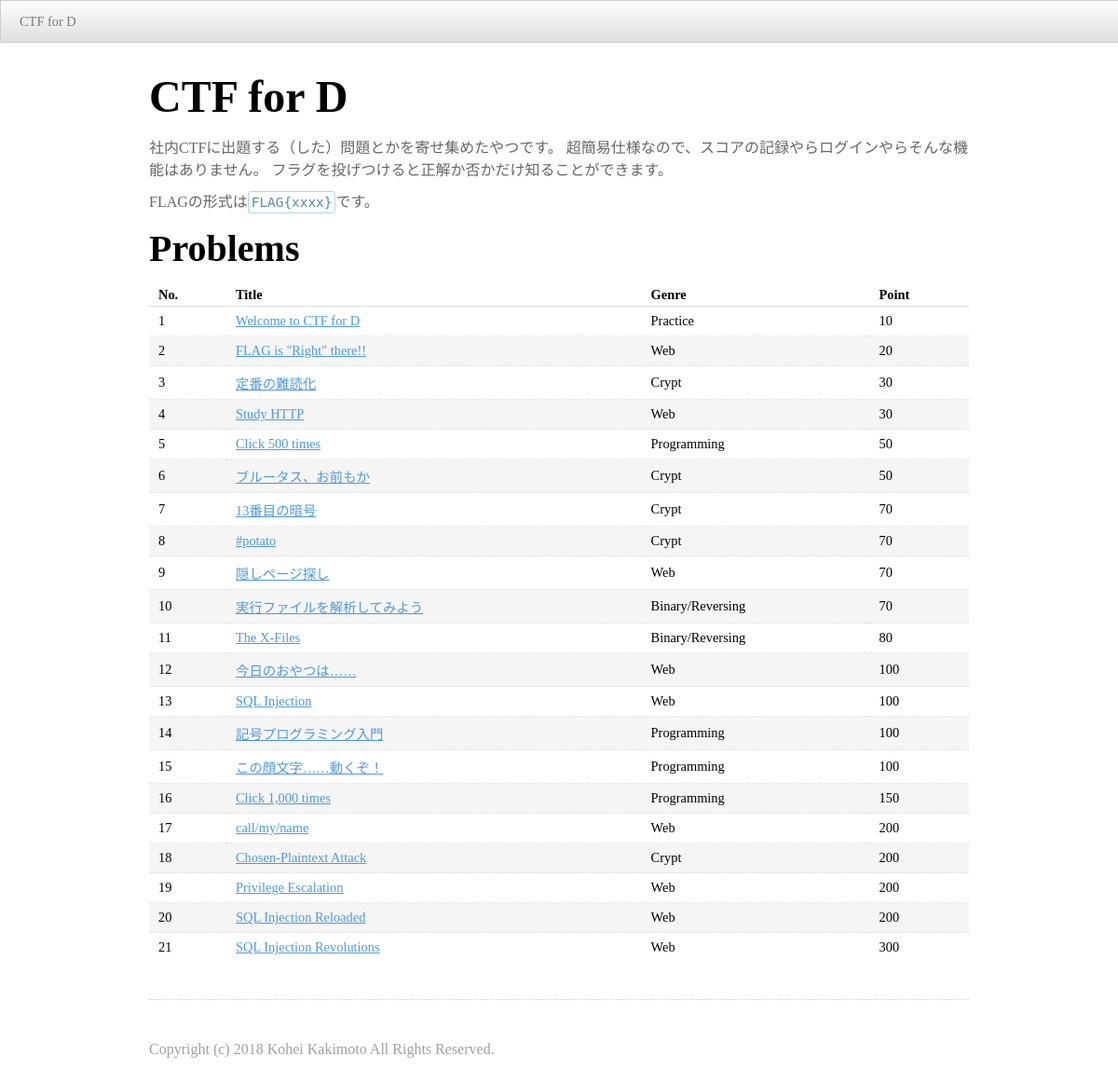
The page / on the database its author committed.
### tables this page shows
CREATE TABLE problems (
    id INTEGER AUTO_INCREMENT PRIMARY KEY,
    unique_name VARCHAR(32) NOT NULL UNIQUE,
    title VARCHAR(256) NOT NULL,
    genre_id INTEGER,
    point INTEGER,
    flag VARCHAR(256) NOT NULL,
    FOREIGN KEY (genre_id) REFERENCES genres (id)
);

CREATE TABLE genres (
    id INTEGER PRIMARY KEY,
    name VARCHAR(64) NOT NULL UNIQUE
);

### html/common/includes/Problems.class.php (called while the page is built, shortened)
<?php
class Problems {
    private $pdo;
    public function find_all() {
        $query = 'SELECT P.id problem_no, P.unique_name unique_name, P.title title, G.name genre_name, P.point point FROM problems P INNER JOIN genres G ON P.genre_id = G.id ORDER BY P.id';
        try {
            $statement = $this->pdo->prepare($query);
            $statement->execute();
            $problems = $statement->fetchAll();
            return $problems;
        } catch(PDOException $e) {
            error_log('PDOException in Problems#find_all: ' . $e->getMessage());
            return array();
        }
    }
    private function establish_connection() {
        try {
            $this->pdo = new PDO(
                'mysql:host=db;dbname=' . MYSQL_SYSTEM_DB,
                'root',
                MYSQL_ROOT_PASSWORD,
                array(
                    PDO::ATTR_PERSISTENT => true,
                    PDO::ATTR_EMULATE_PREPARES => false,
                    PDO::ATTR_DEFAULT_FETCH_MODE => PDO::FETCH_ASSOC
                )
            );
        } catch(PDOException $e) {
            error_log('PDOException in Problems#establish_connection: ' . $e->getMessage());
            $this->pdo = null;
        }
    }
}
?>

### html/index.php (the view, shortened to what this page needs)
<?php
require('./common/includes/Problems.class.php');
$problems = (new Problems())->find_all();
?>
<!DOCTYPE html>
<html>
    <head>
        <link rel="stylesheet" type="text/css" href="/common/kickstart_lite/css/kickstart.css" media="all" />
        <link rel="stylesheet" type="text/css" href="/common/stylesheets/main.css" />
    </head>
    <body>
        <ul class="menu" id="navigation">
            <li><a href="/">CTF for D</a></li>
        </ul>
        <div id="container">
            <h1>CTF for D</h1>
            <p>
                社内CTFに出題する（した）問題とかを寄せ集めたやつです。
                超簡易仕様なので、スコアの記録やらログインやらそんな機能はありません。
                フラグを投げつけると正解か否かだけ知ることができます。
            </p>
            <p>
                FLAGの形式は<code>FLAG{xxxx}</code>です。
            </p>
            <h2>Problems</h2>
            <table class="striped">
                <thead>
                    <tr>
                        <th>No.</th>
                        <th>Title</th>
                        <th>Genre</th>
                        <th>Point</th>
                    </tr>
                </thead>
<?php
foreach($problems as $problem) {
    echo '<tr>';
    echo '<td>' . htmlspecialchars($problem['problem_no']) . '</td>';
    echo '<td><a href="/' . htmlspecialchars($problem['unique_name']) . '/">' . htmlspecialchars($problem['title']) . '</a></td>';
    echo '<td>' . htmlspecialchars($problem['genre_name']) . '</td>';
    echo '<td>' . htmlspecialchars($problem['point']) . '</td>';
}
?>
            </table>
            <hr />
            <p class="copyright">Copyright (c) 2018 Kohei Kakimoto All Rights Reserved.</p>
        </div>
    </body>
</html>

### html/common/kickstart_lite/css/kickstart.css (style rules this page uses)
a { color:#4D99E0;outline:0; }
hr { clear:both;border-bottom:0;border-top:1px dotted #ccc;border-right:0;border-left:0;margin:30px 0;min-height: 0px;height:1px; }
h1,h2,h3,h4,h5,h6 { font-weight:bold; line-height:140%; }
h1 { font-size:3em; margin:10px 0 10px 0; }
h2 { font-size:2.5em; margin:10px 0 10px 0; }
p { line-height:150%; color:#666; margin:10px 0; }
ul, ol { padding:0; margin:0 0 20px 25px; }
li { padding:5px 0; margin:0; }
code { font-family: Consolas, "Andale Mono WT", "Andale Mono", "Lucida Console", "Lucida Sans Typewriter", "DejaVu Sans Mono", "Bitstream Vera Sans Mono", "Liberation Mono", "Nimbus Mono L", Monaco, "Courier New", Courier, monospace; font-size:0.9em; border:1px solid lightblue; padding:3px; -moz-border-radius:3px; -webkit-border-radius:3px; border-radius:3px; color:#518BAB; }
table { width:100%;margin:0 0 10px 0;text-align:left;border-collapse: collapse; }
thead, tbody { margin:0;padding:0; }
th, td { padding:7px 10px;font-size:0.9em;border-bottom:1px dotted #ddd;text-align:left; }
thead th { font-size:0.9em;padding:3px 10px;border-bottom:1px solid #ddd; }
tbody tr.last th, tbody tr.last td { border-bottom:0; }
table.striped tr.alt { background:#f5f5f5; }
table.striped thead th { background:#fff; }

### html/common/stylesheets/main.css (style rules this page uses)
body { margin: 0; }
#navigation { position: fixed; top: 0; left: 0; width: 100%; }
#container { margin: 0px 100px; padding: 60px; }
.copyright { margin-top: 40px; color: #a0a0a0; }

### html/common/kickstart_lite/css/kickstart-forms.css (style rules this page uses)
input[type="text"], textarea, button, a.button, a, input[type="file"] { -moz-transition: -moz-box-shadow 0.5s, border 0.5s, background 0.5s; -webkit-transition: -webkit-box-shadow 0.5s, border 0.5s, background 0.5s; -o-transition: box-shadow 0.5s, border 0.5s, background 0.5s; transition: box-shadow 0.5s, border 0.5s, background 0.5s; }

### html/common/kickstart_lite/css/kickstart-menus.css (style rules this page uses)
.menu { margin:0;padding:0;line-height:100%; font-size:0; position:relative;z-index:1000; }
.menu:after { clear:both;content:' ';display:block;font-size:0;line-height:0;visibility:hidden;width:0;height:0 }
.menu li { margin:0;padding:0;list-style-type:none;display:inline-block;*display:inline;position:relative;zoom:1;line-height:inherit; top:0;left:0;font-size:16px; }
.menu li a { margin:0;padding:0;display:block;display:inline;display:inline-block;position:relative;zoom:1;line-height:100%;top:0;left:0; }
.menu { border:1px solid #ccc; text-shadow:0px 1px 1px #fff; background: #eee; background: -moz-linear-gradient(top, rgba(252,252,252,1) 0%, rgba(224,224,224,1) 100%); background: -webkit-gradient(linear, left top, left bottom, color-stop(0%,rgba(252,252,252,1)), color-stop(100%,rgba(224,224,224,1))); background: -webkit-linear-gradient(top, rgba(252,252,252,1) 0%,rgba(224,224,224,1) 100%); background: -o-linear-gradient(top, rgba(252,252,252,1) 0%,rgba(224,224,224,1) 100%); background: linear-gradient(top, rgba(252,252,252,1) 0%,rgba(224,224,224,1) 100%); z-index:600; }
.menu li a { padding:15px 20px; text-decoration:none; font-size:0.9em; color: #777; }

### rows shown on the page
problems: id "1", title "Welcome to CTF for D", genre.name "Practice", point "10"
problems: id "2", title "FLAG is \"Right\" there!!", genre.name "Web", point "20"
problems: id "3", title "定番の難読化", genre.name "Crypt", point "30"
problems: id "4", title "Study HTTP", genre.name "Web", point "30"
problems: id "5", title "Click 500 times", genre.name "Programming", point "50"
problems: id "6", title "ブルータス、お前もか", genre.name "Crypt", point "50"
problems: id "7", title "13番目の暗号", genre.name "Crypt", point "70"
problems: id "8", title "#potato", genre.name "Crypt", point "70"
problems: id "9", title "隠しページ探し", genre.name "Web", point "70"
problems: id "10", title "実行ファイルを解析してみよう", genre.name "Binary/Reversing", point "70"
problems: id "11", title "The X-Files", genre.name "Binary/Reversing", point "80"
problems: id "12", title "今日のおやつは……", genre.name "Web", point "100"
problems: id "13", title "SQL Injection", genre.name "Web", point "100"
problems: id "14", title "記号プログラミング入門", genre.name "Programming", point "100"
problems: id "15", title "この顔文字……動くぞ！", genre.name "Programming", point "100"
problems: id "16", title "Click 1,000 times", genre.name "Programming", point "150"
problems: id "17", title "call/my/name", genre.name "Web", point "200"
problems: id "18", title "Chosen-Plaintext Attack", genre.name "Crypt", point "200"
problems: id "19", title "Privilege Escalation", genre.name "Web", point "200"
problems: id "20", title "SQL Injection Reloaded", genre.name "Web", point "200"
problems: id "21", title "SQL Injection Revolutions", genre.name "Web", point "300"
